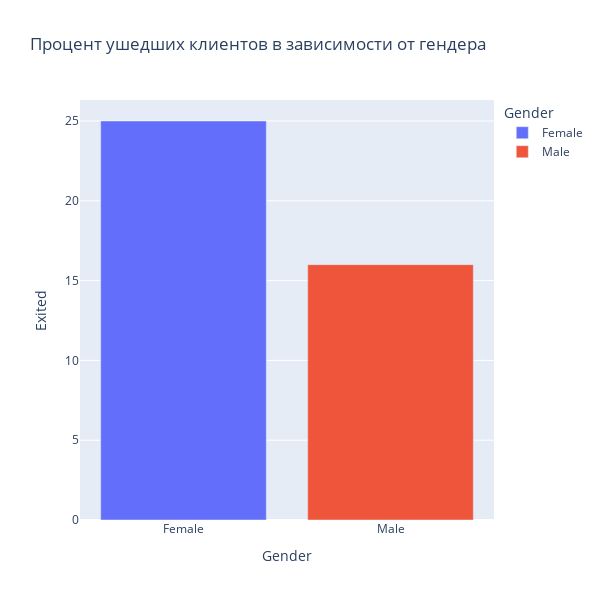

Notebook source saved alongside this figure:
### Code cell
import pandas as pd
import matplotlib.pyplot as plt
import seaborn as sns
import plotly
import plotly.express as px
churn_data = pd.df = pd.read_csv("churn.csv")
churn_data = churn_data.drop('RowNumber', axis=1)
churn_data

result = churn_data.groupby(by='Gender', as_index=False)['Exited'].mean().round(2)
result['Exited'] = result['Exited'] * 100
result
fix = px.bar(
    data_frame=result,
    x='Gender',
    y='Exited',
    color='Gender',
    orientation='v',
    height=600,
    width=600,
    title='Процент ушедших клиентов в зависимости от гендера'
)
fix.show()

# exited_off_gender = churn_data[churn_data['Exited'] == 1]['Gender'].value_counts(normalize=True)
# exited_off_gender[0:1] = round(exited_off_gender[0:1] * 100)
# exited_off_gender[1:2] = round(exited_off_gender[1:2] * 100)
# fix = px.bar(
#     data_frame=exited_off_gender,
#     x=exited_off_gender.index,
#     y=exited_off_gender.values,
#     color=exited_off_gender.index,
#     orientation='v',
#     height=600,
#     width=600,
#     title='Гендерная принадлежность убывших клиентов в %'
# )
# fix.show()

### Figure 1 — Plotly figure (JSON) as saved in the notebook; plotly's stock layout.template omitted (floating-point values rounded to 4 significant figures)
{"data": [{"alignmentgroup": "True", "hovertemplate": "Gender=%{x}<br>Exited=%{y}<extra></extra>", "legendgroup": "Female", "marker": {"color": "#636efa", "pattern": {"shape": ""}}, "name": "Female", "offsetgroup": "Female", "orientation": "v", "showlegend": true, "textposition": "auto", "type": "bar", "x": ["Female"], "xaxis": "x", "y": [25], "yaxis": "y"}, {"alignmentgroup": "True", "hovertemplate": "Gender=%{x}<br>Exited=%{y}<extra></extra>", "legendgroup": "Male", "marker": {"color": "#EF553B", "pattern": {"shape": ""}}, "name": "Male", "offsetgroup": "Male", "orientation": "v", "showlegend": true, "textposition": "auto", "type": "bar", "x": ["Male"], "xaxis": "x", "y": [16], "yaxis": "y"}], "layout": {"barmode": "relative", "height": 600, "legend": {"title": {"text": "Gender"}, "tracegroupgap": 0}, "title": {"text": "Процент ушедших клиентов в зависимости от гендера"}, "width": 600, "xaxis": {"anchor": "y", "categoryarray": ["Female", "Male"], "categoryorder": "array", "domain": [0, 1], "title": {"text": "Gender"}}, "yaxis": {"anchor": "x", "domain": [0, 1], "title": {"text": "Exited"}}}}
